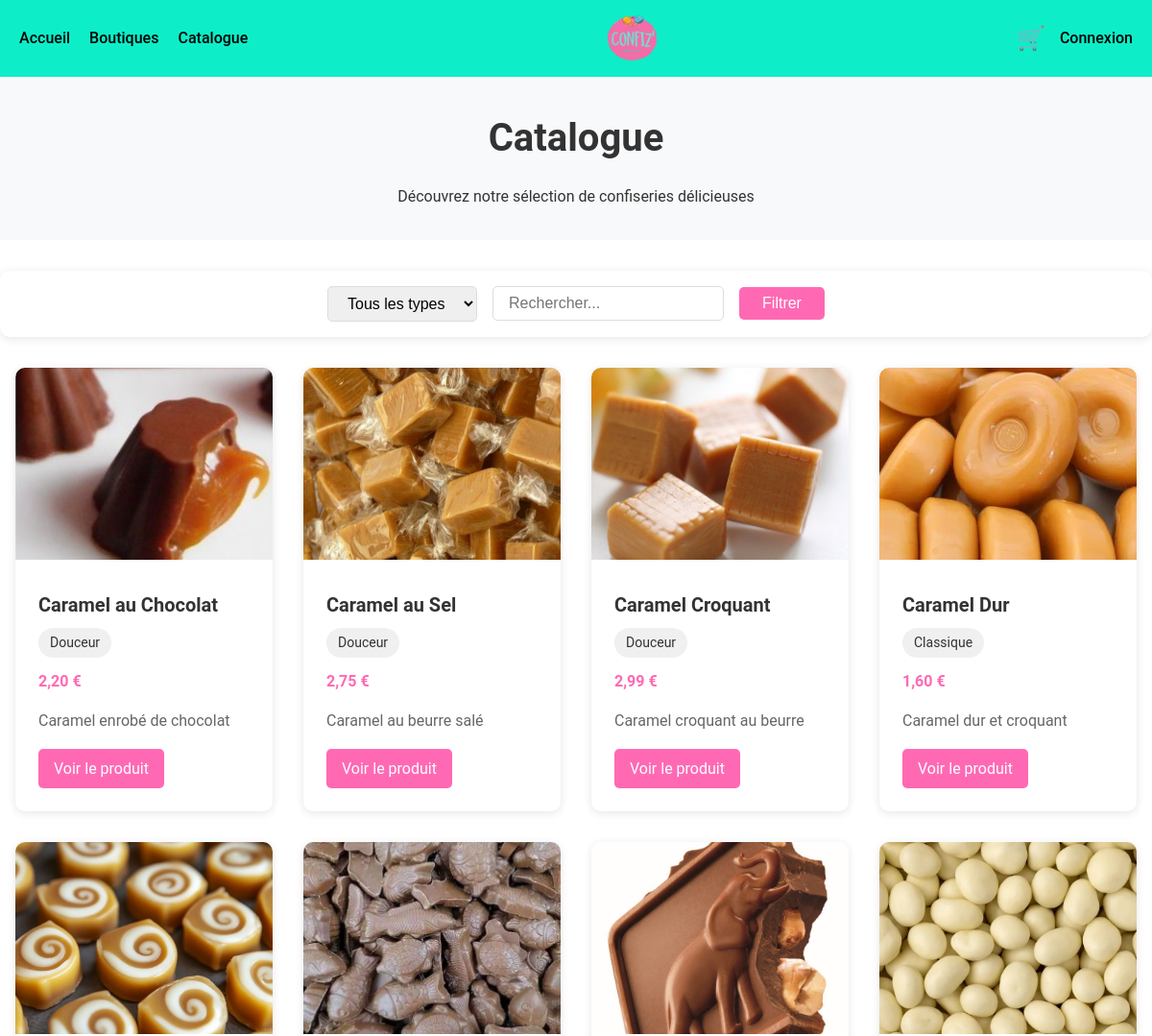
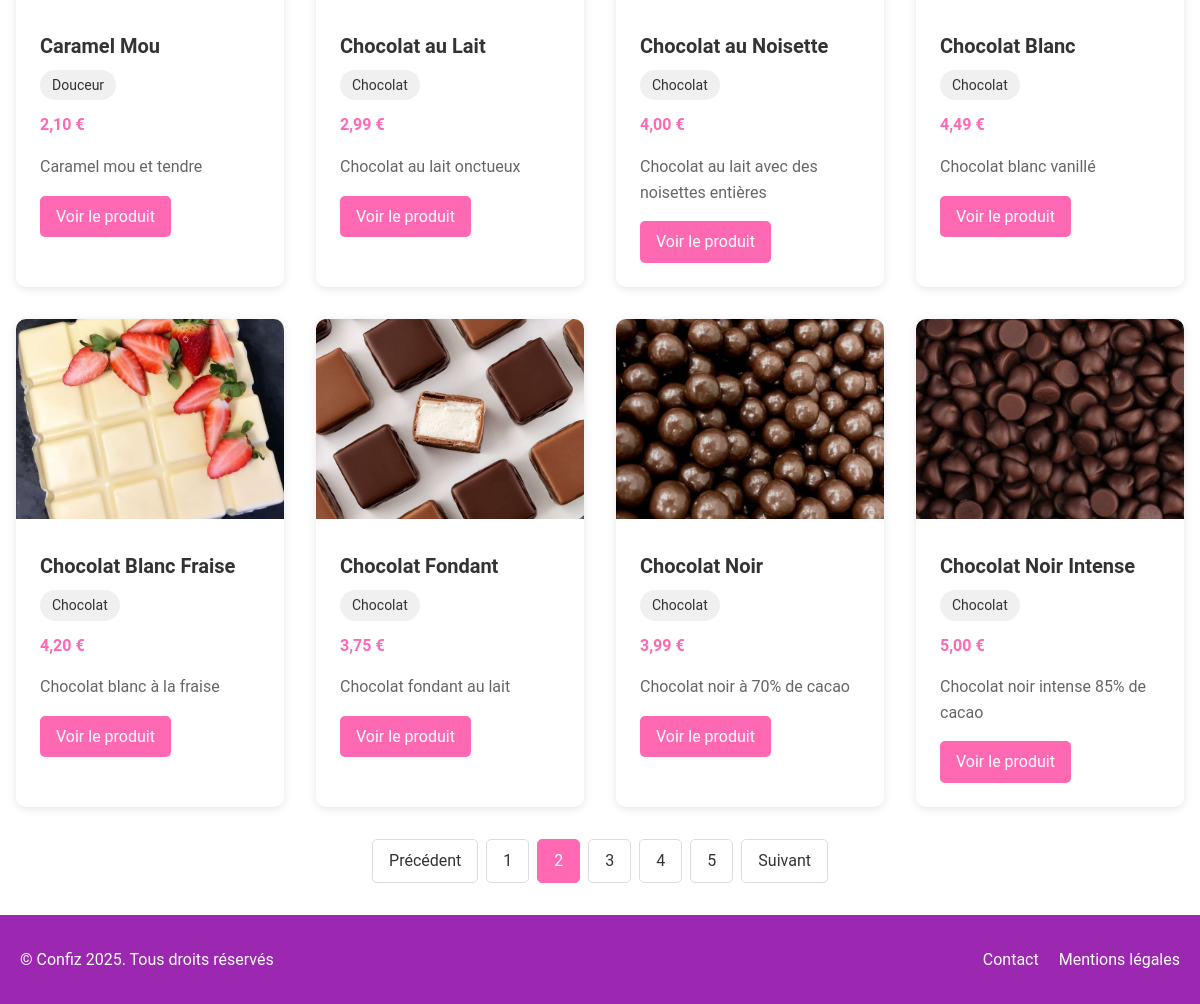
The app's page /catalogue.php?page=2 with its own data (2 pictures, top to bottom).
### tables this page shows
CREATE TABLE `confiseries` (
  `id` INT PRIMARY KEY AUTO_INCREMENT,
  `nom` VARCHAR(50) NOT NULL,
  `type` VARCHAR(20),
  `couleur` VARCHAR(20),
  `prix` FLOAT NOT NULL,
  `illustration` VARCHAR(255),
  `description` TEXT
);

### catalogue.php (the view, shortened to what this page needs)
<?php
$servername = "localhost";
$username = "root";
$password = "";
$dbname = "confiz";
try {
    $conn = new PDO("mysql:host=$servername;dbname=$dbname", $username, $password);
    $conn->setAttribute(PDO::ATTR_ERRMODE, PDO::ERRMODE_EXCEPTION);
} catch(PDOException $e) {
    echo "Erreur de connexion: " . $e->getMessage();
    exit;
}
$type_filter = isset($_GET['type']) ? $_GET['type'] : '';
$search = isset($_GET['search']) ? $_GET['search'] : '';
$page = isset($_GET['page']) ? (int)$_GET['page'] : 1;
$items_per_page = 12;
$offset = ($page - 1) * $items_per_page;
$sql = "SELECT id, nom, type, prix, illustration, description FROM confiseries";
$params = [];
$count_sql = str_replace("id, nom, type, prix, illustration, description", "COUNT(*) as total", $sql);
$stmt = $conn->prepare($count_sql);
$stmt->execute();
$total_items = $stmt->fetch(PDO::FETCH_ASSOC)['total'];
$total_pages = ceil($total_items / $items_per_page);
$sql .= " ORDER BY nom ASC LIMIT :offset, :limit";
$params[':offset'] = $offset;
$params[':limit'] = $items_per_page;
$stmt = $conn->prepare($sql);
foreach ($params as $key => $value) {
    if ($key == ':offset' || $key == ':limit') {
        $stmt->bindValue($key, $value, PDO::PARAM_INT);
    } else {
        $stmt->bindValue($key, $value);
    }
}
$stmt->execute();
$confiseries = $stmt->fetchAll(PDO::FETCH_ASSOC);
?>
<!DOCTYPE html>
<html lang="fr">
<head>
    <link rel="stylesheet" href="autrecss.css">
    <link rel="stylesheet" href="catalogue.css">
</head>
<body>
    <header>
        <nav class="navbar">
            <div class="nav-links">
                <a href="index.php">Accueil</a>
                <a href="boutiques.php">Boutiques</a>
                <a href="catalogue.php">Catalogue</a>
            </div>
            <div class="logo-container">
                <img src="confiz.png" alt="Logo confiz">
            </div>
            <div class="cart-login">
                <a href="panier.php" class="cart-icon">🛒</a>
                <a href="login.php" class="login-btn">Connexion</a>
            </div>
        </nav>
    </header>
    <main>
        <section class="catalogue-header">
            <h1 class="catalogue-title">Catalogue</h1>
            <p>Découvrez notre sélection de confiseries délicieuses</p>
        </section>
        <section class="filters">
            <form class="filter-form" method="GET" action="catalogue.php">
                <select name="type">
                    <option value="">Tous les types</option>
                </select>
                <input type="text" name="search" placeholder="Rechercher..." value="<?php echo htmlspecialchars($search); ?>">
                <button type="submit">Filtrer</button>
            </form>
        </section>
        <section class="catalogue-container">
            <?php if(count($confiseries) > 0): ?>
                <div class="catalogue-grid">
                    <?php foreach($confiseries as $confiserie): ?>
                        <div class="product-card">
                            <img
                                src="<?php echo !empty($confiserie['illustration']) ? htmlspecialchars($confiserie['illustration']) : 'images/candies/default.jpg'; ?>"
                                alt="<?php echo htmlspecialchars($confiserie['nom']); ?>"
                                class="product-image"
                            >
                            <div class="product-info">
                                <h3 class="product-name"><?php echo htmlspecialchars($confiserie['nom']); ?></h3>
                                <span class="product-type"><?php echo htmlspecialchars($confiserie['type']); ?></span>
                                <p class="product-price"><?php echo number_format($confiserie['prix'], 2, ',', ' '); ?> €</p>
                                <p class="product-description"><?php echo htmlspecialchars($confiserie['description']); ?></p>
                                <a href="produit.php?id=<?php echo $confiserie['id']; ?>" class="view-product">Voir le produit</a>
                            </div>
                        </div>
                    <?php endforeach; ?>
                </div>
                <?php if($total_pages > 1): ?>
                    <div class="pagination">
                        <?php if($page > 1): ?>
                            <a href="?page=<?php echo $page-1; ?><?php echo !empty($type_filter) ? '&type='.urlencode($type_filter) : ''; ?><?php echo !empty($search) ? '&search='.urlencode($search) : ''; ?>">Précédent</a>
                        <?php endif; ?>
                        <?php for($i = 1; $i <= $total_pages; $i++): ?>
                            <?php if($i == $page): ?>
                                <span class="current"><?php echo $i; ?></span>
                            <?php else: ?>
                                <a href="?page=<?php echo $i; ?><?php echo !empty($type_filter) ? '&type='.urlencode($type_filter) : ''; ?><?php echo !empty($search) ? '&search='.urlencode($search) : ''; ?>"><?php echo $i; ?></a>
                            <?php endif; ?>
                        <?php endfor; ?>
                        <?php if($page < $total_pages): ?>
                            <a href="?page=<?php echo $page+1; ?><?php echo !empty($type_filter) ? '&type='.urlencode($type_filter) : ''; ?><?php echo !empty($search) ? '&search='.urlencode($search) : ''; ?>">Suivant</a>
                        <?php endif; ?>
                    </div>
                <?php endif; ?>
            <?php endif; ?>
        </section>
    </main>
    <footer>
        <div class="footer-content">
            <p>&copy; Confiz <?php echo date('Y'); ?>. Tous droits réservés</p>
            <div class="footer-links">
                <a href="contact.php">Contact</a>
                <a href="mentions-legales.php">Mentions légales</a>
            </div>
        </div>
    </footer>
</body>
</html>

### autrecss.css (style rules this page uses)
html { scroll-behavior: smooth; }
html, body { height: 100%; margin: 0; }
* { margin: 0; padding: 0; box-sizing: border-box; }
:root { --primary-color: #FF69B4; --secondary-color: #0deec8; --accent-color: #3b82f6; --text-color: #333; --light-gray: #f3f4f6; --dark-gray: #4b5563; --white: #ffffff; --transition: all 0.3s ease; }
body { font-family: 'Roboto', sans-serif; color: var(--text-color); background-color: var(--white); line-height: 1.6; }
.navbar { display: flex; justify-content: space-between; align-items: center; padding: 15px 20px; background-color: var(--secondary-color); box-shadow: 0 2px 5px rgba(0,0,0,0.1); }
.logo-container { display: flex; justify-content: center; }
.logo-container img { height: 50px; }
.nav-links { display: flex; gap: 20px; }
.nav-links a { text-decoration: none; color: #000; position: relative; transition: color 0.3s ease; font-weight: 500; }
.nav-links a::after { content: ''; position: absolute; width: 0; height: 2px; bottom: -5px; left: 0; background-color: #000; transition: width 0.3s ease; }
.cart-login { display: flex; align-items: center; gap: 15px; }
.cart-icon { font-size: 1.5rem; text-decoration: none; }
.login-btn { text-decoration: none; color: #000; font-weight: 500; }
footer { background-color: #9c27b0; padding: 2rem 0; color: white; }
.footer-content { max-width: 1200px; margin: 0 auto; padding: 0 20px; display: flex; justify-content: space-between; align-items: center; }
.footer-links { display: flex; gap: 20px; }
.footer-links a { color: white; text-decoration: none; transition: opacity 0.3s ease; }

### catalogue.css (style rules this page uses)
.catalogue-header { background-color: #f8f9fa; padding: 2rem 0; text-align: center; margin-bottom: 2rem; }
.catalogue-title { font-size: 2.5rem; margin-bottom: 1rem; }
.filters { max-width: 1200px; margin: 0 auto 2rem; padding: 1rem; background-color: #fff; border-radius: 10px; box-shadow: 0 2px 10px rgba(0,0,0,0.1); }
.filter-form { display: flex; flex-wrap: wrap; gap: 1rem; align-items: center; justify-content: center; }
.filter-form select, .filter-form input[type="text"] { padding: 0.5rem 1rem; border: 1px solid #ddd; border-radius: 5px; font-size: 1rem; }
.filter-form button { padding: 0.5rem 1.5rem; background-color: var(--primary-color); color: white; border: none; border-radius: 5px; cursor: pointer; font-size: 1rem; transition: background-color 0.3s; }
.catalogue-container { max-width: 1200px; margin: 0 auto; padding: 0 1rem; }
.catalogue-grid { display: grid; grid-template-columns: repeat(auto-fill, minmax(250px, 1fr)); gap: 2rem; margin-bottom: 2rem; }
.product-card { background: white; border-radius: 10px; overflow: hidden; box-shadow: 0 2px 10px rgba(0,0,0,0.1); transition: transform 0.3s, box-shadow 0.3s; }
.product-image { width: 100%; height: 200px; object-fit: cover; }
.product-info { padding: 1.5rem; }
.product-name { font-size: 1.25rem; margin-bottom: 0.5rem; }
.product-type { display: inline-block; padding: 0.25rem 0.75rem; background-color: #f0f0f0; border-radius: 20px; font-size: 0.875rem; margin-bottom: 0.75rem; }
.product-price { font-weight: bold; color: var(--primary-color); margin-bottom: 1rem; }
.product-description { color: #666; margin-bottom: 1rem; display: -webkit-box; -webkit-line-clamp: 3; -webkit-box-orient: vertical; overflow: hidden; }
.view-product { display: inline-block; padding: 0.5rem 1rem; background-color: var(--primary-color); color: white; text-decoration: none; border-radius: 5px; transition: background-color 0.3s; }
.pagination { display: flex; justify-content: center; gap: 0.5rem; margin: 2rem 0; }
.pagination a, .pagination span { display: inline-block; padding: 0.5rem 1rem; border: 1px solid #ddd; border-radius: 5px; text-decoration: none; color: #333; transition: all 0.3s; }
.pagination .current { background-color: var(--primary-color); color: white; border-color: var(--primary-color); }

### records on screen
confiseries: illustration (picture), nom "Caramel au Chocolat", type "Douceur", prix "2,20", description "Caramel enrobé de chocolat"
confiseries: illustration (picture), nom "Caramel au Sel", type "Douceur", prix "2,75", description "Caramel au beurre salé"
confiseries: illustration (picture), nom "Caramel Croquant", type "Douceur", prix "2,99", description "Caramel croquant au beurre"
confiseries: illustration (picture), nom "Caramel Dur", type "Classique", prix "1,60", description "Caramel dur et croquant"
confiseries: illustration (picture), nom "Caramel Mou", type "Douceur", prix "2,10", description "Caramel mou et tendre"
confiseries: illustration (picture), nom "Chocolat au Lait", type "Chocolat", prix "2,99", description "Chocolat au lait onctueux"
confiseries: illustration (picture), nom "Chocolat au Noisette", type "Chocolat", prix "4,00", description "Chocolat au lait avec des noisettes entières"
confiseries: illustration (picture), nom "Chocolat Blanc", type "Chocolat", prix "4,49", description "Chocolat blanc vanillé"
confiseries: illustration (picture), nom "Chocolat Blanc Fraise", type "Chocolat", prix "4,20", description "Chocolat blanc à la fraise"
confiseries: illustration (picture), nom "Chocolat Fondant", type "Chocolat", prix "3,75", description "Chocolat fondant au lait"
confiseries: illustration (picture), nom "Chocolat Noir", type "Chocolat", prix "3,99", description "Chocolat noir à 70% de cacao"
confiseries: illustration (picture), nom "Chocolat Noir Intense", type "Chocolat", prix "5,00", description "Chocolat noir intense 85% de cacao"
